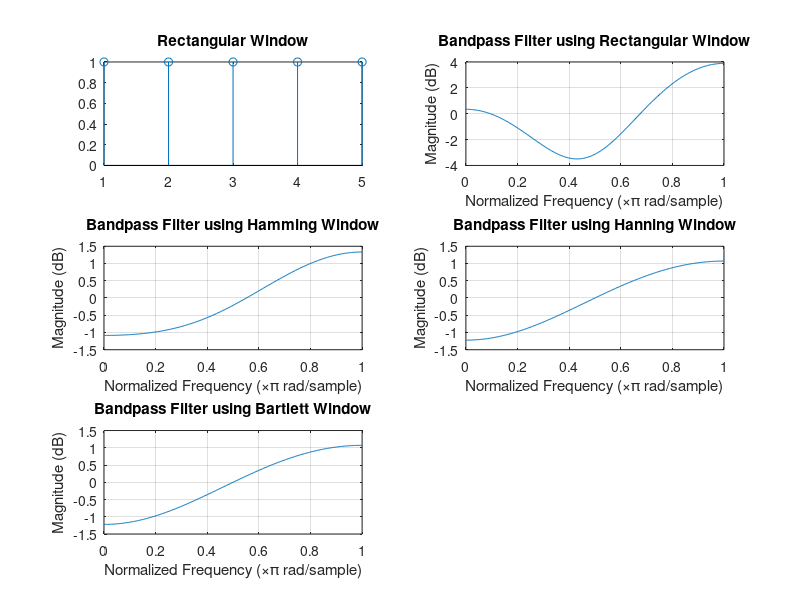

Here is the MATLAB script that generated this plot:
clc;
clear all;
close all;

% Bandpass Filter Design using different windows

% Define cutoff frequencies for Bandpass Filter
wc1 = 0.2 * pi;  % Lower cutoff frequency (normalized to pi)
wc2 = 0.5 * pi;  % Upper cutoff frequency (normalized to pi)

% Filter order input
N = input('Enter the filter order (N):');
alpha = (N-1)/2;

% Small epsilon to avoid division by zero at n = alpha
eps = 0.001;

% Time indices for impulse response
n = 0:N-1;

% Ideal Bandpass Filter Impulse Response (hd)
hd = ((sin(wc1*(n-alpha)) - sin(wc2*(n-alpha))) +sin(pi*(n-alpha))+ eps) ./ (pi*(n-alpha)+eps);

% Rectangular Window
wr_b = boxcar(N);
hn_rect = hd .* wr_b';  % Applying window to impulse response

% Frequency response for Rectangular Window
w = 0:0.01:pi;
h_rect = freqz(hn_rect, 1, w);

% Plot Rectangular Window and its Frequency Response
figure;
subplot(3, 2, 1);
stem(wr_b);
title('Rectangular Window');

subplot(3, 2, 2);
plot(w/pi, 20*log10(abs(h_rect)));
title('Bandpass Filter using Rectangular Window');
xlabel('Normalized Frequency (\times\pi rad/sample)');
ylabel('Magnitude (dB)');
grid on;

% Hamming Window
wr_hm = hamming(N);
hn_hm = hd .* wr_hm';  % Applying Hamming window

% Frequency response for Hamming Window
h_hm = freqz(hn_hm, 1, w);

% Plot Hamming Window and its Frequency Response
subplot(3, 2, 3);
plot(w/pi, 20*log10(abs(h_hm)));
title('Bandpass Filter using Hamming Window');
xlabel('Normalized Frequency (\times\pi rad/sample)');
ylabel('Magnitude (dB)');
grid on;

% Hanning Window
wr_hn = hanning(N);
hn_hn = hd .* wr_hn';  % Applying Hanning window

% Frequency response for Hanning Window
h_hn = freqz(hn_hn, 1, w);

% Plot Hanning Window and its Frequency Response
subplot(3, 2, 4);
plot(w/pi, 20*log10(abs(h_hn)));
title('Bandpass Filter using Hanning Window');
xlabel('Normalized Frequency (\times\pi rad/sample)');
ylabel('Magnitude (dB)');
grid on;

% Bartlett Window
wr_bart = bartlett(N);
hn_bart = hd .* wr_bart';  % Applying Bartlett window

% Frequency response for Bartlett Window
h_bart = freqz(hn_bart, 1, w);

% Plot Bartlett Window and its Frequency Response
subplot(3, 2, 5);
plot(w/pi, 20*log10(abs(h_bart)));
title('Bandpass Filter using Bartlett Window');
xlabel('Normalized Frequency (\times\pi rad/sample)');
ylabel('Magnitude (dB)');
grid on;
